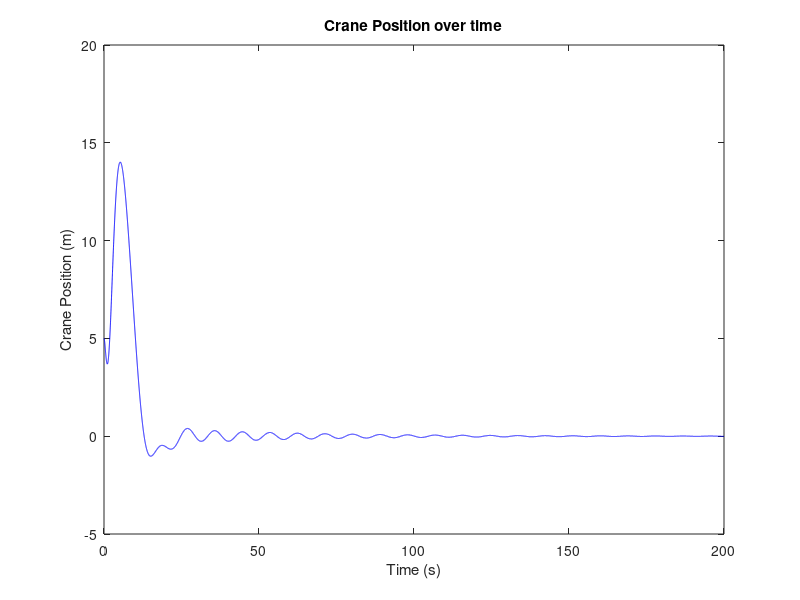
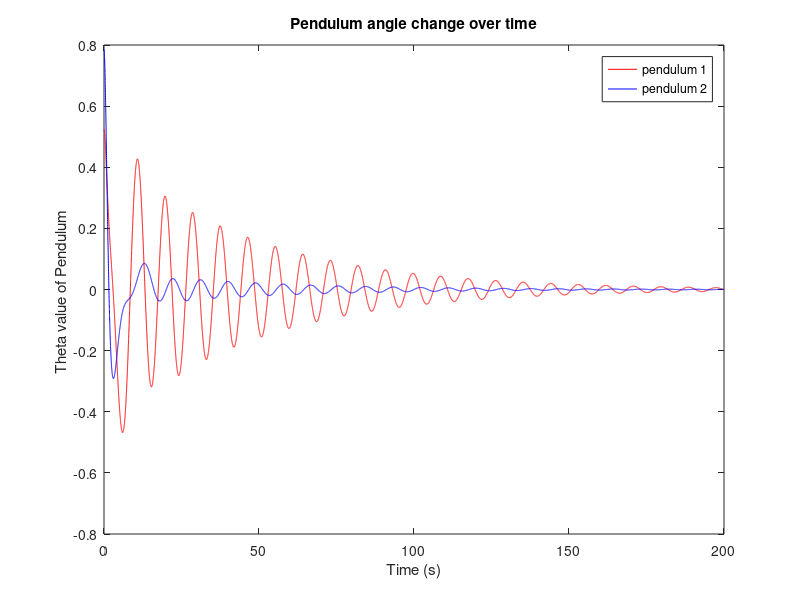

Write MATLAB code to recreate these figures, in order.
%% ========================================================================
%                         MATLAB Code - Part D1
%                    to design the LQR controller 
% =========================================================================
clc
clear

%% ========================================================================

% variables that are known
M = 1000; % mass of crane (kg)
m1 = 100; % mass of pendulum 1 (kg)
m2 = 100; % mass of pendulum 2 (kg)
l1 = 20; % cable length of pendulum 1  (m)
l2 = 10; % cable length of pendulum 2  (m)
g = 9.81; % gravity m/s^2

% State Space representation of the system
% X = A*x +B*u
A= [0 1 0 0 0 0; 0 0 (-g*m1)/M 0 (-g*m2)/M 0; 0 0 0 1 0 0;
    0 0 (-g*(m1+M))/(M*l1) 0 (-g*m2)/(M*l1) 0; 0 0 0 0 0 1;
    0 0 (-g*m1)/(M*l2) 0 (-g*(m2+M))/(M*l2) 0];

B= [0; 1/M; 0;
    1/(M*l1); 0; 1/(M*l2)];

C = [1 0 0 0 0 0;
    0 0 1 0 0 0;
    0 0 0 0 1 0];

D = 0; 

% Creating Q matrix
Q = (C')*(C);
Q(1,1) = 7000;
Q(2,2) = 0;
Q(3,3) = 700000;
Q(4,5) = 0;
Q(5,5) = 7000000;
Q(6,6) = 70000000;

R=0.25; % Initializing R 

%% ========================================================================
%                                LQR Design
% =========================================================================

K = lqr(A, B, Q, R); % Optimal Gain Matrix K
A_new = (A - (B*K)); % new A value

% Observability Matrix
State = {'x' 'x_dot' 'th1' 'th1_dot' 'th2' 'th2_dot'};
Inputs = {'r'};
Outputs = {'x'; 'beta1'; 'beta2'};

% State Space Model
ClosSS = ss(A_new, B, C, D,'statename', State, 'inputname', Inputs, 'outputname', Outputs);

% Initializing Conditions
X0 = [5,0,30*pi/180,0,45*pi/180,0];
t = 0:0.01:200; % running for 200 seconds
Temp = size(t);
F = zeros(Temp);

% Time Response of Dynamic System
[Y, tTemp, XTemp] = lsim(ClosSS, F, t, X0);

% Plot Plotting
figure,
plot(t, Y(:,1),'blue');
title('Crane Position over time') % displacement in x-direction only
xlabel('Time (s)'); 
ylabel('Crane Position (m)');

figure,
plot(t, Y(:,2),'r',t,Y(:,3),'b');
title('Pendulum angle change over time')
xlabel('Time (s)'); 
ylabel('Theta value of Pendulum ');
legend('pendulum 1', 'pendulum 2')
